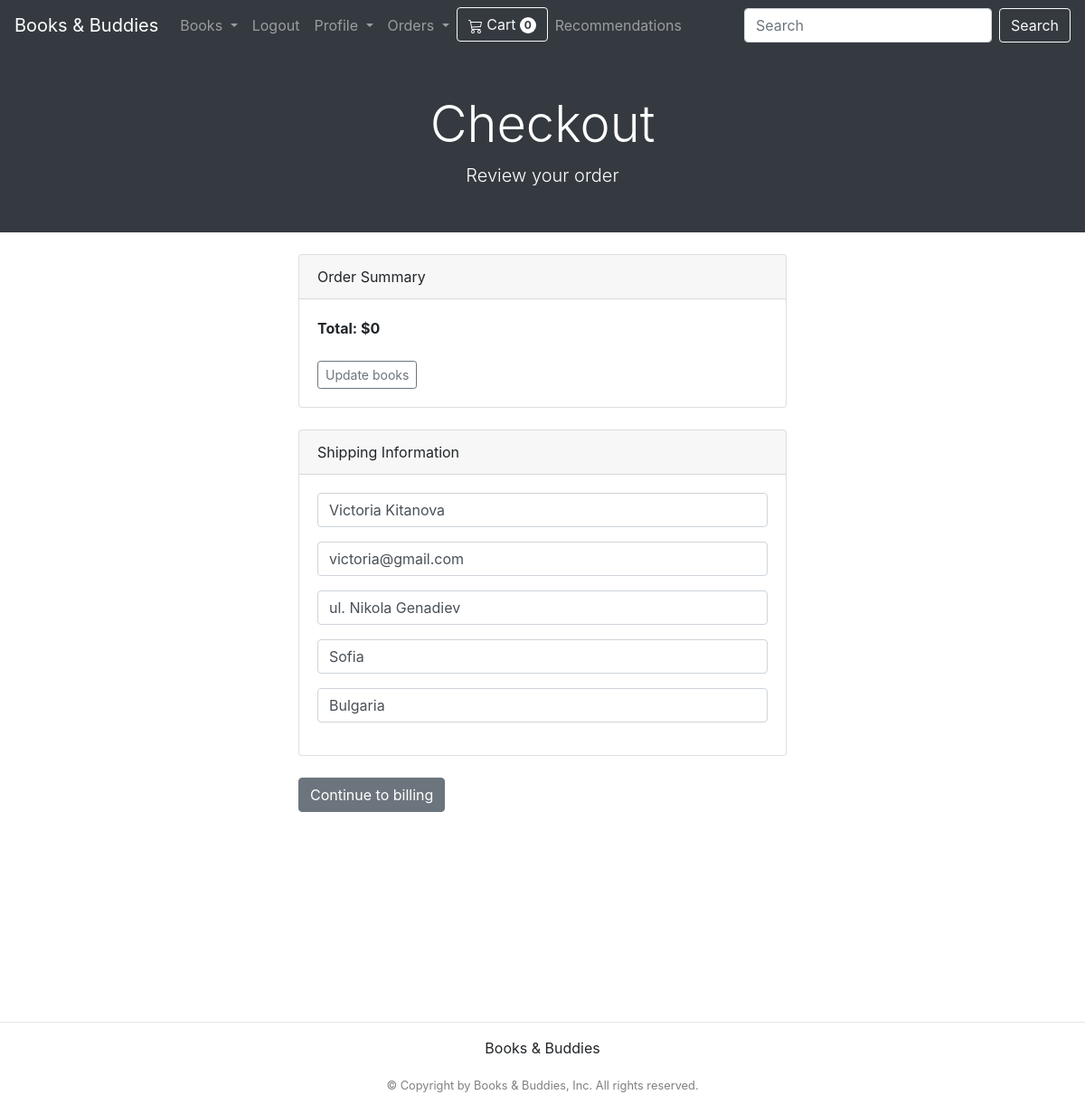
The page /payment/checkout (signed in) on the database its author committed.
### payment/models.py (models this page shows, shortened)
class ShippingAddress(models.Model):
    user = models.ForeignKey(User, on_delete=models.CASCADE, null=True, blank=True)
    shipping_full_name = models.CharField(max_length=255)
    shipping_email = models.CharField(max_length=255)
    shipping_address1 = models.CharField(max_length=255)
    shipping_city = models.CharField(max_length=255, null=True, blank=True)
    shipping_country = models.CharField(max_length=255)
    class Meta:
        verbose_name_plural = "Shipping Address"

### payment/views.py (the view, shortened to what this page needs)
# urls.py: path('checkout', views.checkout, name='checkout'),
def checkout(request: HttpRequest) -> HttpResponse:
    cart = Cart(request)
    cart_books = cart.get_books
    quantities = cart.get_quants
    totals = cart.cart_total()
    if request.user.is_authenticated:
        shipping_user = ShippingAddress.objects.get(user__id=request.user.id)
        shipping_form = ShippingForm(request.POST or None, instance=shipping_user)
        return render(request, "payment/checkout.html",
                      {'cart_books': cart_books,
                       "quantities": quantities,
                       "totals":totals,
                       "shipping_form":shipping_form}
                    )

### payment/forms.py
class ShippingForm(forms.ModelForm):
    shipping_full_name = forms.CharField(label="", widget=forms.TextInput(
        attrs={'class':'form-control', 'placeholder':'Full name'}), required=True)
    shipping_email = forms.CharField(label="", widget=forms.TextInput(
        attrs={'class':'form-control', 'placeholder':'Email'}), required=True)
    shipping_address1 = forms.CharField(label="", widget=forms.TextInput(
        attrs={'class':'form-control', 'placeholder':'Address'}), required=True)
    shipping_city = forms.CharField(label="", widget=forms.TextInput(
        attrs={'class':'form-control', 'placeholder':'City'}), required=False)
    shipping_country = forms.CharField(label="", widget=forms.TextInput(
        attrs={'class':'form-control', 'placeholder':'Country'}), required=True)
    class Meta:
        model = ShippingAddress
        fields = ('shipping_full_name',
                  'shipping_email',
                  'shipping_address1',
                  'shipping_city',
                  'shipping_country'
                )
        exclude = ['user', ]

### cart/cart.py (called while the page is built)
    def __len__(self):
        return len(self.cart)

    def get_books(self):
        books_ids = self.cart.keys()
        books = Book.objects.filter(id__in=books_ids)
        return books

    def cart_total(self):
        book_ids = self.cart.keys()
        books = Book.objects.filter(id__in=book_ids)
        quantities = self.cart
        total = 0
        for key, value in quantities.items():
            key = int(key)
            for book in books:
                if book.id == key:
                    total = total + (book.price * value)
        return total

### cart/context_processors.py (called while the page is built)
def cart(request):
    return {'cart': Cart(request)}

### payment/templates/payment/checkout.html (shortened to what this page needs)
{% extends 'accounts/main.html' %}
{% block content %}
<header class="bg-dark py-5">
    <div class="container">
        <div class="text-center text-white">
            <h1 class="display-4">Checkout</h1>
            <p class="lead text-white-25 mb-0">Review your order</p>
        </div>
    </div>
</header>
<div class="container">
    <div class="row">
        <div class="col-md-6 offset-md-3 mx-auto">
            <div class="card">
                <div class="card-header">
                    Order Summary
                </div>
                <div class="card-body">
                    <strong>Total: ${{ totals }}</strong>
                    <a href="{% url 'cart_summary' %}" class="btn btn-sm btn-outline-secondary">Update books</a>
                </div>
            </div>
            <div class="card">
                <div class="card-header">
                    Shipping Information
                </div>
                <div class="card-body">
                    <form method="POST" action="{% url 'billing_info' %}">
                        {{ shipping_form.as_p }}
                </div>
            </div>
            <button type="submit" class="btn btn-secondary">Continue to billing</button>
        </div>
    </div>
</div>
{% endblock %}

### rows shown on the page
ShippingAddress: shipping_full_name "Victoria Kitanova", shipping_email "victoria@gmail.com", shipping_address1 "ul. Nikola Genadiev", shipping_city "Sofia", shipping_country "Bulgaria"

### other values the page prints
{{ cart|length }} "0"
{{ totals }} "0"
